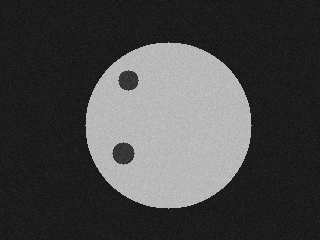
#> input picture teach/python-sdv/data/images/SP003.png, 320 x 240 px; its folder holds 3 pictures in this run
$ jupyter execute --allow-errors 03_file_logging_anh.ipynb   (shell and % lines are left out)
#> lines starting #> are read from the running program, lines starting #| are printed output that depends on the picture; after the words box and inside, x2 and y2 are one past the last pixel; in counts of white or black regions, pixels touching at a corner belong together
# Buổi 4 — Xử lý file, logging và ảnh

**Thời lượng:** ~2 giờ (chiều ngày 2)

| Phần | Nội dung | Thời gian |
|---|---|---|
| A | Đường dẫn & duyệt thư mục ảnh (`pathlib`) | 15 phút |
| B | Đọc / ghi CSV — dữ liệu đo và báo cáo | 25 phút |
| C | Logging — nhật ký chạy máy | 30 phút |
| D | NumPy + ảnh — đọc, cắt ROI, ngưỡng, đo khuyết tật | 30 phút |
| E | Bài tập tổng hợp: trạm kiểm tra mini | 20 phút |

Cuối buổi bạn có một chương trình **chạy được thật**: quét thư mục ảnh → kiểm tra → ghi CSV + log + lưu ảnh NG.

[cell 1]
# === Ô CHUẨN BỊ: chạy ô này đầu tiên ===
# Tạo thư mục data/ (ảnh sản phẩm + file đo) nếu chưa có. Chạy được cả trên máy và trên Colab.
from pathlib import Path
import csv, random
import numpy as np
from PIL import Image

DATA = Path("data"); IMG_DIR = DATA / "images"; CSV_PATH = DATA / "measurements.csv"
NOMINAL, TOLERANCE = 50.0, 0.25

def _tao_du_lieu():
    rng, nprng = random.Random(26), np.random.default_rng(26)
    IMG_DIR.mkdir(parents=True, exist_ok=True)
    H, W = 240, 320
    yy, xx = np.mgrid[0:H, 0:W]
    rows = []
    for i in range(1, 13):
        pid = f"SP{i:03d}"
        img = nprng.normal(28, 4, size=(H, W))
        cy, cx = H // 2 + rng.randint(-6, 6), W // 2 + rng.randint(-8, 8)
        r0 = 85 + rng.randint(-3, 3)
        disk = (yy - cy) ** 2 + (xx - cx) ** 2 <= r0 ** 2
        img[disk] = nprng.normal(185, 5, size=disk.sum())
        for _ in range(2 if i in (3, 7) else (1 if i == 10 else 0)):
            a, d = rng.uniform(0, 6.28), rng.uniform(0, r0 * 0.75)
            dy, dx, r = int(cy + d * np.sin(a)), int(cx + d * np.cos(a)), rng.randint(5, 11)
            spot = ((yy - dy) ** 2 + (xx - dx) ** 2 <= r ** 2) & disk
            img[spot] = nprng.normal(55, 6, size=spot.sum())
        Image.fromarray(np.clip(img, 0, 255).astype(np.uint8)).save(IMG_DIR / f"{pid}.png")
        m = round(NOMINAL + nprng.normal(0, 0.08), 2)
        if i in (4, 9):
            m = round(NOMINAL + rng.choice([-1, 1]) * rng.uniform(0.3, 0.5), 2)
        rows.append({"product_id": pid, "line": rng.choice(["L1", "L2"]), "measured_mm": m,
                     "nominal_mm": NOMINAL, "tolerance_mm": TOLERANCE,
                     "operator": rng.choice(["A01", "A02", "B07"])})
    with open(CSV_PATH, "w", newline="", encoding="utf-8") as f:
        w = csv.DictWriter(f, fieldnames=list(rows[0])); w.writeheader(); w.writerows(rows)

if not CSV_PATH.exists():
    _tao_du_lieu()
print("Dữ liệu sẵn sàng:", len(list(IMG_DIR.glob("*.png"))), "ảnh,", CSV_PATH)

## A. Đường dẫn và duyệt thư mục

Dùng `pathlib` thay cho nối chuỗi `"data" + "/" + "images"` — chạy đúng trên cả Windows và Linux (máy trạm trong xưởng thường là Windows, server lại là Linux).

[cell 2]
from pathlib import Path

thu_muc_anh = Path("data") / "images"

print("Thư mục có tồn tại?", thu_muc_anh.exists())
print("Đường dẫn tuyệt đối:", thu_muc_anh.resolve())

danh_sach_anh = sorted(thu_muc_anh.glob("*.png"))      # chỉ lấy file .png, sắp xếp theo tên
print("Số ảnh:", len(danh_sach_anh))

p = danh_sach_anh[0]
print("Tên file     :", p.name)
print("Tên không đuôi:", p.stem)        # SP001 -> chính là mã sản phẩm
print("Phần mở rộng :", p.suffix)

[cell 3]
# Tạo thư mục kết quả (không lỗi nếu đã có)
KET_QUA = Path("ket_qua")
(KET_QUA / "anh_ng").mkdir(parents=True, exist_ok=True)
print("Đã chuẩn bị:", KET_QUA.resolve())

# Đặt tên file theo ngày - rất quan trọng khi chạy nhiều ca
from datetime import datetime
hom_nay = datetime.now().strftime("%Y%m%d")
file_bao_cao = KET_QUA / f"ket_qua_{hom_nay}.csv"
print("File báo cáo hôm nay:", file_bao_cao.name)

## B. Đọc và ghi CSV

CSV là ngôn ngữ chung giữa Python, Excel và hệ thống MES.

[cell 4]
import csv

with open(CSV_PATH, encoding="utf-8") as f:       # with ... -> tự đóng file, kể cả khi lỗi
#> (reads teach/python-sdv/data/measurements.csv from the repository)
    bang_do = list(csv.DictReader(f))              # mỗi dòng thành một dict

print("Số dòng:", len(bang_do))
print("Các cột:", list(bang_do[0].keys()))
print("Dòng đầu:", bang_do[0])

> **Bẫy số 1 khi đọc CSV:** mọi giá trị đọc lên đều là **chuỗi**.
> `bang_do[0]["measured_mm"]` là `"50.1"` chứ không phải `50.1` → phải `float(...)` trước khi tính.

> **Bẫy số 2 — tiếng Việt:** luôn ghi rõ `encoding="utf-8"`. Nếu file do Excel tiếng Việt xuất ra mà bị lỗi font, thử `encoding="utf-8-sig"` hoặc `encoding="cp1258"`.

[cell 5]
# Tính toán rồi ghi kết quả ra CSV mới
ket_qua = []
for dong in bang_do:
    do_duoc = float(dong["measured_mm"])
    sai_lech = do_duoc - float(dong["nominal_mm"])
    dat = abs(sai_lech) <= float(dong["tolerance_mm"])
    ket_qua.append({
        "product_id": dong["product_id"],
        "line": dong["line"],
        "measured_mm": do_duoc,
        "deviation_mm": round(sai_lech, 3),
        "result": "OK" if dat else "NG",
    })

with open(file_bao_cao, "w", newline="", encoding="utf-8") as f:   # newline="" để Excel không chèn dòng trống
    writer = csv.DictWriter(f, fieldnames=list(ket_qua[0].keys()))
    writer.writeheader()
    writer.writerows(ket_qua)

print("Đã ghi", len(ket_qua), "dòng vào", file_bao_cao)
print(file_bao_cao.read_text(encoding="utf-8")[:220], "...")

> **Khi nào dùng `pandas`?** Khi phải lọc, nhóm, thống kê nhiều: `pd.read_csv(...)` rồi `df.groupby("line")["result"].value_counts()`.
> Buổi này cố tình dùng `csv` thuần để bạn thấy rõ dữ liệu đi qua từng bước — xử lý ảnh realtime cũng ít khi cần pandas.

## C. Logging — nhật ký chạy máy

`print()` để học. Phần mềm chạy ở xưởng phải dùng `logging`, vì:

| | `print()` | `logging` |
|---|---|---|
| Thời gian | không có | có timestamp từng dòng |
| Mức độ | tất cả như nhau | DEBUG / INFO / WARNING / ERROR / CRITICAL |
| Lưu lại | mất khi tắt máy | ghi ra file, xoay vòng theo dung lượng |
| Tắt bớt | phải xóa code | đổi 1 dòng cấu hình |

Khi sản phẩm bị khách trả về sau 3 tháng, **file log là bằng chứng duy nhất** cho biết hôm đó trạm đã kết luận gì.

[cell 6]
import logging
from logging.handlers import RotatingFileHandler

def tao_logger(ten="tram_kiem_tra", file_log=KET_QUA / "tram.log"):
    """Tạo logger ghi đồng thời ra màn hình và ra file xoay vòng."""
    logger = logging.getLogger(ten)
    logger.setLevel(logging.DEBUG)
    logger.handlers.clear()        # tránh ghi trùng khi chạy lại ô này trong notebook

    dinh_dang = logging.Formatter(
        "%(asctime)s | %(levelname)-8s | %(name)s | %(message)s",
        datefmt="%Y-%m-%d %H:%M:%S",
    )

    ra_man_hinh = logging.StreamHandler()
    ra_man_hinh.setLevel(logging.INFO)            # màn hình: gọn, chỉ từ INFO trở lên
    ra_man_hinh.setFormatter(dinh_dang)

    ra_file = RotatingFileHandler(file_log, maxBytes=1_000_000, backupCount=5, encoding="utf-8")
    ra_file.setLevel(logging.DEBUG)               # file: ghi đầy đủ để truy vết
    ra_file.setFormatter(dinh_dang)

    logger.addHandler(ra_man_hinh)
    logger.addHandler(ra_file)
    return logger

log = tao_logger()
log.info("Trạm kiểm tra khởi động")

[cell 7]
# 5 mức và cách dùng trong nhà máy
log.debug("Ảnh SP001: shape=(240, 320), thời gian xử lý 12 ms")   # chi tiết kỹ thuật, chỉ vào file
log.info("SP001: OK, sai lệch +0.10 mm")                          # diễn biến bình thường
log.warning("SP007: sai lệch +0.23 mm, sát ngưỡng dung sai")      # chưa lỗi nhưng cần để mắt
log.error("Không đọc được ảnh SP013.png - bỏ qua sản phẩm")       # một việc thất bại
log.critical("Mất kết nối camera - dừng dây chuyền")              # phải can thiệp ngay

[cell 8]
# Ghi lại lỗi kèm nguyên nhân: logger.exception() lưu cả traceback vào file
def doc_gia_tri(chuoi):
    return float(chuoi)

for gia_tri in ["50.1", "50,1"]:          # dấu phẩy thay vì dấu chấm -> lỗi kinh điển khi nhập tay
    try:
        print("Đọc được:", doc_gia_tri(gia_tri))
    except ValueError:
        log.exception("Giá trị đo không hợp lệ: %r", gia_tri)

#> (a cell that did not finish here is left out)

**Quy ước log nên áp dụng ngay:**

- Mỗi sản phẩm **một dòng INFO**: mã, kết luận, số đo chính, thời gian chu kỳ.
- Mỗi lần đổi tham số (dung sai, ngưỡng sáng) → một dòng WARNING kèm người đổi.
- Không log mật khẩu, không log đường dẫn chứa thông tin khách hàng.
- `maxBytes` + `backupCount`: máy trạm chạy 24/7, không giới hạn là **đầy ổ cứng sau vài tháng**.

## D. NumPy và ảnh

Ảnh = mảng NumPy. Mọi thao tác kiểm tra đều là phép tính trên mảng đó.

[cell 10]
import numpy as np

a = np.array([[12, 15, 18, 20],
              [11, 14, 17, 21],
              [10, 13, 16, 19]])

print("shape:", a.shape, "| dtype:", a.dtype)
print("phần tử hàng 1 cột 2:", a[1, 2])
print("cả cột 1            :", a[:, 1])
print("vùng 2x2 góc trên   :\n", a[0:2, 0:2])
print("cộng 10 cho tất cả  :\n", a + 10)
print("trung bình / lớn nhất:", a.mean(), a.max())
print("mặt nạ a > 15       :\n", a > 15)
print("đếm phần tử > 15    :", (a > 15).sum())

[cell 11]
# Đọc ảnh. Dùng OpenCV nếu có, không thì dùng Pillow - kết quả đều là mảng NumPy.
try:
    import cv2
except ImportError:
    cv2 = None
    print("Chưa có OpenCV -> dùng Pillow. Cài bằng: pip install opencv-python")

from PIL import Image

def doc_anh_xam(duong_dan):
    """Đọc ảnh xám, trả về mảng NumPy uint8. Trả None nếu không đọc được."""
    duong_dan = str(duong_dan)
    if cv2 is not None:
        return cv2.imread(duong_dan, cv2.IMREAD_GRAYSCALE)
#> returned value is the input picture: shape (240, 320); min 10, max 204, mean 70.6
    anh = Image.open(duong_dan).convert("L")
    return np.array(anh)

anh = doc_anh_xam(IMG_DIR / "SP003.png")

if anh is None:                       # cv2.imread KHÔNG báo lỗi khi sai đường dẫn, chỉ trả None
    log.error("Không đọc được ảnh")
else:
    print("shape:", anh.shape, "| dtype:", anh.dtype, "| min/max:", anh.min(), anh.max())
#| shape: (240, 320) | dtype: uint8 | min/max: 10 204

> **Ba điều phải nhớ với OpenCV:**
> 1. `cv2.imread` trả `None` khi sai đường dẫn — **luôn kiểm tra `if anh is None`**.
> 2. Ảnh màu đọc theo thứ tự **BGR**, không phải RGB. Muốn hiển thị bằng matplotlib: `cv2.cvtColor(anh, cv2.COLOR_BGR2RGB)`.
> 3. Chỉ số là `anh[y, x]` — **hàng trước, cột sau**, ngược với thói quen (x, y) trên bản vẽ.

[cell 12]
import matplotlib.pyplot as plt

NGUONG_SANG = 110
MM_PER_PIXEL = 0.1
GIOI_HAN_LOI = 3.0

from scipy import ndimage

vung_sang = anh > NGUONG_SANG                      # mặt nạ: True ở pixel sáng
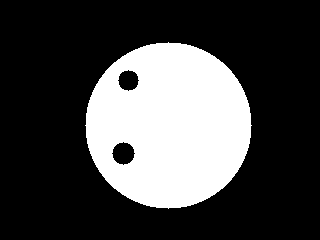
#> vung_sang: shape (240, 320) bool; 27.3% white; 1 white region, box (x1, y1, x2, y2) and area: (85, 42, 252, 209) 20935
san_pham = ndimage.binary_fill_holes(vung_sang)    # lấp lỗ -> toàn bộ thân sản phẩm
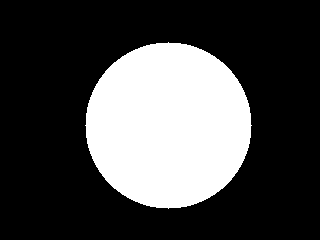
#> san_pham: shape (240, 320) bool; 28.2% white; 1 white region, box (x1, y1, x2, y2) and area: (85, 42, 252, 209) 21629
loi = san_pham & ~vung_sang                        # vết tối nằm trong thân = khuyết tật
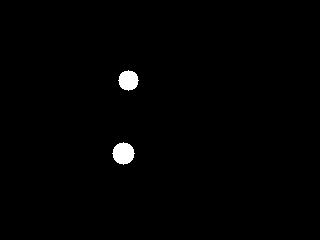
#> loi: shape (240, 320) bool; 0.9% white; 2 white regions, box (x1, y1, x2, y2) and area: (112, 142, 135, 165) 377, (118, 70, 139, 91) 317

dien_tich_mm2 = loi.sum() * MM_PER_PIXEL ** 2
#> dien_tich_mm2 = 6.94
ket_luan = "NG" if dien_tich_mm2 > GIOI_HAN_LOI else "OK"
#> ket_luan = 'NG'
print(f"Số pixel lỗi: {loi.sum()} -> {dien_tich_mm2:.2f} mm2 -> {ket_luan}")
#| Số pixel lỗi: 694 -> 6.94 mm2 -> NG

fig, ax = plt.subplots(1, 3, figsize=(9, 2.6))
ax[0].imshow(anh, cmap="gray", vmin=0, vmax=255); ax[0].set_title("ảnh gốc")
ax[1].imshow(san_pham, cmap="gray");              ax[1].set_title("vùng sản phẩm")
ax[2].imshow(loi, cmap="hot");                    ax[2].set_title(f"khuyết tật {dien_tich_mm2:.2f} mm2")
for t in ax: t.axis("off")
plt.tight_layout(); plt.show()
#> after `plt.tight_layout()`:
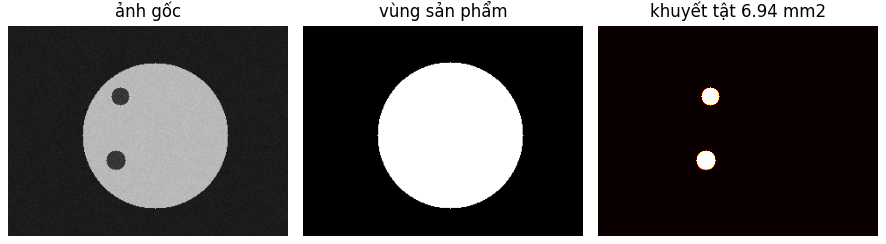
#> figure drawn by matplotlib, 3 panels

[cell 13]
# Cắt ROI: chỉ kiểm tra vùng quan tâm -> nhanh hơn và ít báo giả hơn
roi = anh[60:180, 80:240]        # [hàng bắt đầu:hàng kết thúc, cột bắt đầu:cột kết thúc]
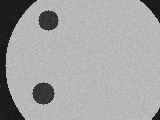
#> roi: shape (120, 160); min 13, max 204, mean 164.2
print("ROI shape:", roi.shape, "| độ sáng trung bình:", round(roi.mean(), 1))
#| ROI shape: (120, 160) | độ sáng trung bình: 164.2

# Khoanh vùng khuyết tật bằng np.where: lấy tọa độ các pixel lỗi
ys, xs = np.where(loi)
#> ys = 694 values from 70 to 164; xs = 694 values, max 138 at index 168, min 112 at index 494, mean 125.3
if len(ys) > 0:
    y1, y2, x1, x2 = ys.min(), ys.max(), xs.min(), xs.max()
#> y1 = 70; y2 = 164; x1 = 112; x2 = 138
    print(f"Hộp bao khuyết tật: x {x1}-{x2}, y {y1}-{y2}")
#| Hộp bao khuyết tật: x 112-138, y 70-164

    anh_danh_dau = np.dstack([anh, anh, anh])          # xám -> 3 kênh để vẽ màu lên
    anh_danh_dau[y1:y2+1, [x1, x2]] = [255, 0, 0]      # 2 cạnh dọc
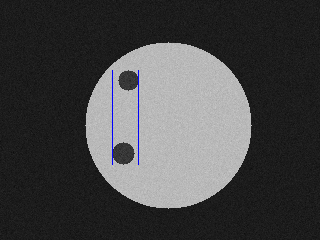
#> anh_danh_dau: shape (240, 320, 3); 0.25% of pixels changed, all inside (x1, y1, x2, y2) = (112, 70, 139, 165); drawn as B, G, R
    anh_danh_dau[[y1, y2], x1:x2+1] = [255, 0, 0]      # 2 cạnh ngang
#> anh_danh_dau: shape (240, 320, 3); 0.07% of pixels changed, all inside (x1, y1, x2, y2) = (113, 70, 138, 165)

    plt.figure(figsize=(4, 3)); plt.imshow(anh_danh_dau); plt.axis("off")
    plt.title("Vị trí khuyết tật"); plt.show()
